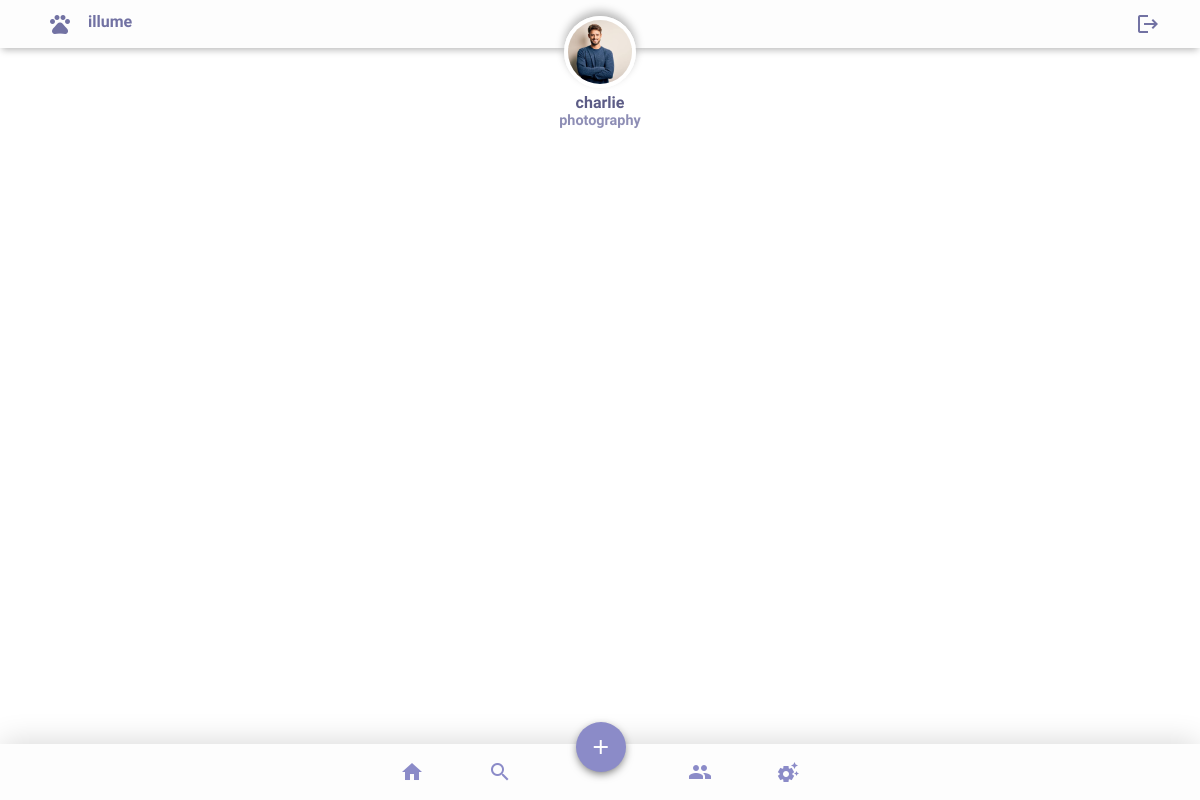
Screenshot of / (signed in) with the database file from the repository.
### vue_app/models.py (models this page shows)
class Profile(models.Model):
    user = models.ForeignKey(User, on_delete = models.CASCADE)
    id_user = models.IntegerField()
    bio = models.TextField(blank = True)
    profileimg = models.ImageField(upload_to='profile_images', default = 'paw-profile-default.jpg')
    location = models.CharField(max_length = 50, blank = True)
    firstname = models.CharField(max_length = 20, blank = True)
    lastname = models.CharField(max_length = 20, blank = True)
    def __str__(self):
        return self.user.username

### vue_app/views.py (the view)
# urls.py: path('', vue_views.index, name='index'),
@login_required(login_url='login')
def index(request):
    user_object = User.objects.get(username = request.user.username)
    user_profile = Profile.objects.get(user = user_object)
    user_following_list = []
    feed = []
    user_following = FollowersCount.objects.filter(follower = request.user.username)
    for users in user_following:
        user_following_list.append(users.user)
    for usernames in user_following_list:
        feed_lists = Post.objects.filter(user = usernames)
        feed.append(feed_lists)
    feed_list = list(chain(*feed))
    all_users = User.objects.all()
    user_following_all = []
    for user in user_following:
        user_list = User.objects.get(username = user.user)
        user_following_all.append(user_list)
    new_suggestions_list = [x for x in list(all_users) if (x not in list(user_following_all))]
    current_user = User.objects.filter(username = request.user.username)
    final_suggestions_list = [x for x in list(new_suggestions_list) if ( x not in list(current_user))]
    random.shuffle(final_suggestions_list)
    username_profile = []
    username_profile_list = []
    for users in final_suggestions_list:
        username_profile.append(users.id)
    for ids in username_profile:
        profile_lists = Profile.objects.filter(id_user = ids)
        username_profile_list.append(profile_lists)
    suggestions_username_profile_list = list(chain(*username_profile_list))
    return render(request, 'index.html', {'user_profile': user_profile, 'posts': feed_list, 'suggestions_username_profile_list': suggestions_username_profile_list[:4]})

### templates/index.html (shortened to what this page needs)
{% load static %}
<html lang="en">
  <head>
    <link rel="stylesheet" href="{% static 'css/styles.css' %}">
    <link rel="stylesheet" href="{% static 'css/responsive.css' %}">
    <link rel="stylesheet" href="{% static 'css/settings.css' %}">
    <link rel="stylesheet" href="{% static 'css/register.css' %}">
  </head>
  <body>
    <div id="app" class="main" v-cloak>
      <header>
        <div class="header">
            <div class="header-left">
              <a href="/" class="material-icons header-icon ">pets</a>
              <a href="/" class="header-name">illume</a>
            </div>
            <div class="header-right">
              <a href="logout" class="material-icons settings-click">logout</a>
            </div>
          </div>
      </header>
  <div class="profile-header">
      <a href="/profile/{{user_profile}}" class="a-invisible">
        <img class="profile-header-img" src="{{user_profile.profileimg.url}}">
      </a>
      <a href="/profile/{{user_profile}}" >
        <div class="profile-header-tag">{{user_profile.firstname}}</div>
      </a>
      <div>
        <p class="profile-header-bio">
          {{user_profile.bio}}
        </p>
      </div>
  </div>
      <footer>
          <div class="footer-icons">
            <a class="material-icons footer-icon footer-1" href="/">home</a>
            <a @click.left="toggleSearch" class="material-icons footer-icon footer-2">search</a>
            <a @click.left="toggleSuggested" class="material-icons footer-icon footer-3">group</a>
            <a href="/settings"class="material-icons footer-icon footer-4">settings_suggest</a>
          </div>
        <a class="material-icons footer-add-icon" @click.left="toggleUpload">add</a>
      </footer>
    </div>
    <div class="clear"></div>
  </body>
</html>

### static/css/styles.css (style rules this page uses)
html, body { margin: 0; padding: 0; }
a { text-decoration: none; color: rgb(114, 114, 163); }
.main { text-align: center; color: rgb(114, 114, 163); font-family: 'Quicksand', sans-serif; font-weight: bold; }
header { display: flex; height: 4rem; width: 100%; box-shadow: 0 4px 7px -2px rgb(185, 185, 185); background-color: rgb(253, 253, 253); }
.header { display: flex; flex: 1; align-items: center; }
.header-left { display: flex; margin-left: 3rem; margin-top: 1rem; }
.header-name { margin-left: 1rem; }
.header-right { position: absolute; right: 0; margin-right: 2.5rem; margin-top: 1rem; }
.profile-header { text-align: center; margin-bottom: 3.5rem; }
.profile-header-tag { margin-top: 0.3rem; color: rgb(92, 92, 134); font-weight: bolder; }
.profile-header-bio { font-weight: bold; font-size: 0.9rem; text-align: center; margin: 0.1 auto; width: 17rem; opacity: 0.8; }
.profile-header-img { border-radius: 50%; border: 0.25rem solid rgb(255, 255, 255); height: 4rem; width: 4rem; margin-left: 5%; margin-right: 5%; margin-top: -2rem; object-fit: cover; image-rendering: -webkit-optimize-contrast; box-shadow: 0 -5px 8px 0px rgb(185, 185, 185); }
.clear { clear: both; height: 4rem; }
footer { position: fixed; bottom: 0; height: 3.5rem; width: 100%; background-color: rgb(253, 253, 253); box-shadow: 0 -4px 30px -2px rgb(216, 216, 216); }
.footer-add-icon { position: fixed; background-color: rgb(139, 139, 200); color: white; padding: 0.8rem; margin-left: -1.5rem; bottom: 3.5%; border-radius: 90%; box-shadow: 0 3px 10px -2px rgb(92, 92, 92); transition: 0.3s; }
.footer-icon { opacity: 1; font-size: smaller; color: rgb(139, 139, 200); margin-left: 1rem; margin-right: 1rem; margin-bottom: 11rem; }
.footer-icons { margin-top: 1rem; }
.footer-1 { margin-right: 3rem; margin-left: 2rem; }
.footer-2 { margin-right: 10rem; }
.footer-4 { margin-left: 3rem; margin-right: 2rem; }
a { -moz-user-select: none; -webkit-user-select: none; -ms-user-select: none; user-select: none; cursor: pointer; transition: 0.3s; }

### static/css/settings.css (style rules this page uses)
header { margin-top: -1rem; }

### rows the page displays
Profile: profileimg (picture), firstname "charlie", bio "photography"
